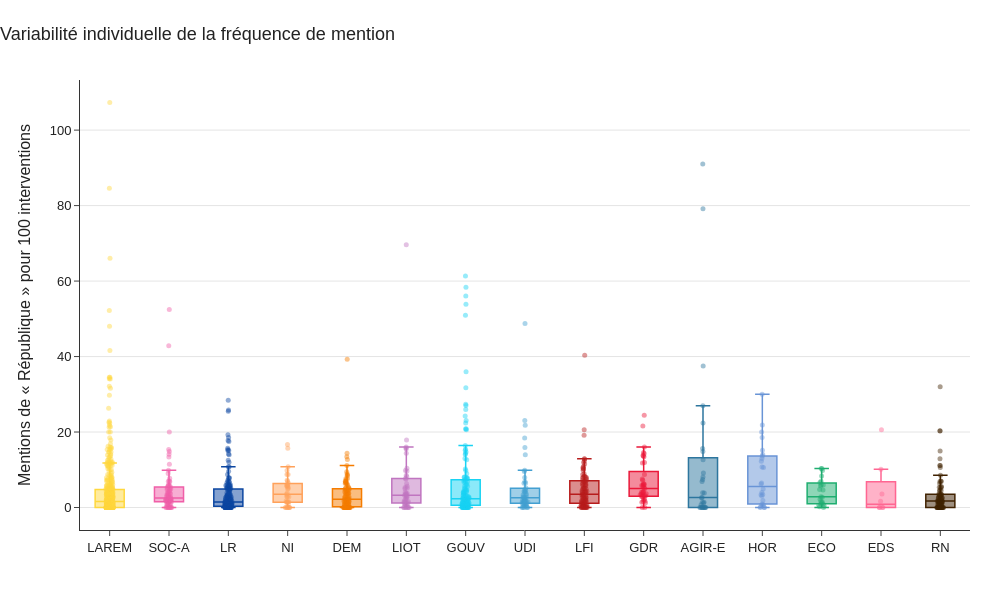

Notebook code cell kept with this figure:
### Code cell
import plotly.express as px

fig = px.box(
    d,
    x="affiliation_et_gouv",
    y="mentions_100_interventions",
    color="affiliation_et_gouv",
    # Points individuels
    points="all",
    hover_name="nom_orateur_clean",
    hover_data={
        "affiliation_et_gouv": False,
        "interventions": True,
        "mentions": True,
        "mentions_100_interventions": ":.2f",
    },
    color_discrete_map=PALETTE_GROUPES,
    labels={
        "affiliation_et_gouv": "",
        "mentions_100_interventions": "Mentions de « République » pour 100 interventions",
    },
    title="Variabilité individuelle de la fréquence de mention",
)

fig.update_traces(
    # Box
    line=dict(width=1.5),
    # Points
    jitter=0.25,
    pointpos=0,
    marker=dict(size=5, opacity=0.45, line=dict(width=0)),
    # Afficher les valeurs extrêmes
    boxmean=False,
)

fig.update_layout(
    template="simple_white",
    # Dimensions
    width=1000,
    height=600,
    # Typographie
    font=dict(family="Arial", size=13, color="#222222"),
    title=dict(font=dict(size=18, color="#222222"), x=0, xanchor="left"),
    # Axes
    xaxis=dict(
        showline=True,
        linewidth=1,
        linecolor="#333333",
        mirror=False,
        ticks="outside",
        ticklen=5,
        tickwidth=1,
        showgrid=False,
        zeroline=False,
    ),
    yaxis=dict(
        showline=True,
        linewidth=1,
        linecolor="#333333",
        ticks="outside",
        ticklen=5,
        tickwidth=1,
        showgrid=True,
        gridcolor="#E5E5E5",
        gridwidth=1,
        zeroline=False,
    ),
    # Légende inutile puisqu'elle répète l'axe X
    showlegend=False,
    # Marges
    margin=dict(l=80, r=30, t=80, b=70),
)

fig.show()

### Figure 1 — Plotly figure (JSON) as saved in the notebook; plotly's stock layout.template omitted (floating-point values rounded to 4 significant figures; data arrays with more than 128 entries replaced by an {"elided": "..."} marker saying what was removed)
{"data": [{"alignmentgroup": "True", "boxmean": false, "boxpoints": "all", "customdata": {"elided": "422x2 int values"}, "hovertemplate": "<b>%{hovertext}</b><br><br>Mentions de « République » pour 100 interventions=%{y:.2f}<br>interventions=%{customdata[0]}<br>mentions=%{customdata[1]}<extra></extra>", "hovertext": {"elided": "422 str values"}, "jitter": 0.25, "legendgroup": "LAREM", "line": {"width": 1.5}, "marker": {"color": "#FFD83E", "line": {"width": 0}, "opacity": 0.45, "size": 5}, "name": "LAREM", "notched": false, "offsetgroup": "LAREM", "orientation": "v", "pointpos": 0, "showlegend": true, "type": "box", "x": {"elided": "422 str values"}, "x0": " ", "xaxis": "x", "y": {"elided": "422 float values"}, "y0": " ", "yaxis": "y"}, {"alignmentgroup": "True", "boxmean": false, "boxpoints": "all", "customdata": {"elided": "75x2 int values"}, "hovertemplate": "<b>%{hovertext}</b><br><br>Mentions de « République » pour 100 interventions=%{y:.2f}<br>interventions=%{customdata[0]}<br>mentions=%{customdata[1]}<extra></extra>", "hovertext": ["M. Alain David", "Mme Laurence Dumont", "M. Jérôme Guedj", "M. David Habib", "M. Jérôme Lambert", "M. Christophe Bouillon", "M. Olivier Dussopt", "M. Régis Juanico", "M. Guillaume Garot", "M. Christian Hutin", "Mme Marietta Karamanli", "Mme George Pau-Langevin", "Mme Delphine Batho", "M. Serge Letchimy", "M. Hervé Saulignac", "Mme Michèle Victory", "Mme Claudia Rouaux", "Mme Marie-Noëlle Battistel", "M. Bertrand Petit", "M. François Pupponi", "M. Luc Carvounas", "Mme Gisèle Biémouret", "M. Stéphane Le Foll", "M. Jean-Louis Bricout", "M. Dominique Potier", "M. Joaquim Pueyo", "Mme Christine Pires Beaune", "Mme Cécile Untermaier", "Mme Sylvie Tolmont", "M. Olivier Faure", "Mme Valérie Rabault", "Mme Ericka Bareigts", "M. Joël Aviragnet", "M. Christian Baptiste", "Mme Hélène Vainqueur-Christophe", "M. Philippe Naillet", "Mme Chantal Jourdan", "M. Boris Vallaud", "Mme Josette Manin", "M. Gérard Leseul", "Mme Isabelle Santiago", "Mme Lamia El Aaraje", "M. Arthur Delaporte", "M. Philippe Brun", "Mme Mélanie Thomin", "M. Mickaël Bouloux", "Mme Anna Pic", "M. Roger Vicot", "M. Inaki Echaniz", "Mme Fatiha Keloua Hachi", "M. Stéphane Delautrette", "M. Elie Califer", "M. Johnny Hajjar", "M. Alain David", "M. Boris Vallaud", "M. Christian Hutin", "M. David Habib", "M. Dominique Potier", "M. Guillaume Garot", "M. Gérard Leseul", "M. Hervé Saulignac", "M. Jean-Louis Bricout", "M. Joël Aviragnet", "M. Philippe Naillet", "Mme Chantal Jourdan", "Mme Christine Pires Beaune", "Mme Cécile Untermaier", "Mme Isabelle Santiago", "Mme Lamia El Aaraje", "Mme Laurence Dumont", "Mme Marie-Noëlle Battistel", "Mme Marietta Karamanli", "Mme Michèle Victory", "Mme Sylvie Tolmont", "Mme Valérie Rabault"], "jitter": 0.25, "legendgroup": "SOC-A", "line": {"width": 1.5}, "marker": {"color": "#F05FA8", "line": {"width": 0}, "opacity": 0.45, "size": 5}, "name": "SOC-A", "notched": false, "offsetgroup": "SOC-A", "orientation": "v", "pointpos": 0, "showlegend": true, "type": "box", "x": ["SOC-A", "SOC-A", "SOC-A", "SOC-A", "SOC-A", "SOC-A", "SOC-A", "SOC-A", "SOC-A", "SOC-A", "SOC-A", "SOC-A", "SOC-A", "SOC-A", "SOC-A", "SOC-A", "SOC-A", "SOC-A", "SOC-A", "SOC-A", "SOC-A", "SOC-A", "SOC-A", "SOC-A", "SOC-A", "SOC-A", "SOC-A", "SOC-A", "SOC-A", "SOC-A", "SOC-A", "SOC-A", "SOC-A", "SOC-A", "SOC-A", "SOC-A", "SOC-A", "SOC-A", "SOC-A", "SOC-A", "SOC-A", "SOC-A", "SOC-A", "SOC-A", "SOC-A", "SOC-A", "SOC-A", "SOC-A", "SOC-A", "SOC-A", "SOC-A", "SOC-A", "SOC-A", "SOC-A", "SOC-A", "SOC-A", "SOC-A", "SOC-A", "SOC-A", "SOC-A", "SOC-A", "SOC-A", "SOC-A", "SOC-A", "SOC-A", "SOC-A", "SOC-A", "SOC-A", "SOC-A", "SOC-A", "SOC-A", "SOC-A", "SOC-A", "SOC-A", "SOC-A"], "x0": " ", "xaxis": "x", "y": [2.913, 0.8757, 3.272, 2.047, 0.3891, 5.018, 0.9901, 1.481, 1.656, 3.162, 4.754, 6.991, 1.859, 15.35, 6.041, 9.028, 2.174, 0.7634, 5.263, 3.295, 5.556, 2.381, 0.0, 0.612, 7.78, 5.528, 1.591, 4.393, 2.521, 5.906, 2.763, 0.8902, 1.46, 1.77, 2.5, 2.055, 1.408, 9.892, 6.977, 3.597, 5.797, 42.86, 3.857, 3.704, 2.804, 1.923, 1.77, 4.167, 1.977, 4.516, 1.961, 13.39, 20.0, 14.81, 1.418, 0.0, 2.041, 6.818, 0.0, 2.37, 11.43, 1.63, 2.083, 3.704, 0.0, 0.0, 14.1, 0.0, 52.45, 0.0, 0.0, 5.0, 0.0, 2.326, 1.961], "y0": " ", "yaxis": "y"}, {"alignmentgroup": "True", "boxmean": false, "boxpoints": "all", "customdata": {"elided": "175x2 int values"}, "hovertemplate": "<b>%{hovertext}</b><br><br>Mentions de « République » pour 100 interventions=%{y:.2f}<br>interventions=%{customdata[0]}<br>mentions=%{customdata[1]}<extra></extra>", "hovertext": {"elided": "175 str values"}, "jitter": 0.25, "legendgroup": "LR", "line": {"width": 1.5}, "marker": {"color": "#0D47A1", "line": {"width": 0}, "opacity": 0.45, "size": 5}, "name": "LR", "notched": false, "offsetgroup": "LR", "orientation": "v", "pointpos": 0, "showlegend": true, "type": "box", "x": {"elided": "175 str values"}, "x0": " ", "xaxis": "x", "y": {"elided": "175 float values"}, "y0": " ", "yaxis": "y"}, {"alignmentgroup": "True", "boxmean": false, "boxpoints": "all", "customdata": [[726, 71], [574, 10], [39, 2], [513, 25], [154, 9], [65, 1], [123, 0], [89, 5], [350, 21], [159, 25], [57, 5], [37, 4], [722, 11], [127, 0], [141, 2], [195, 2], [30, 5], [43, 3], [184, 10], [26, 1], [35, 1], [152, 0], [166, 12], [67, 1], [34, 2], [89, 0], [57, 5], [73, 1], [77, 5], [104, 0], [28, 0], [57, 2], [35, 1], [36, 0], [104, 3]], "hovertemplate": "<b>%{hovertext}</b><br><br>Mentions de « République » pour 100 interventions=%{y:.2f}<br>interventions=%{customdata[0]}<br>mentions=%{customdata[1]}<extra></extra>", "hovertext": ["M. Nicolas Dupont-Aignan", "M. Jean Lassalle", "Mme Véronique Besse", "Mme Delphine Batho", "Mme Sylvia Pinel", "M. Olivier Falorni", "Mme Jeanine Dubié", "Mme Delphine Bagarry", "M. Michel Castellani", "M. Jean-Félix Acquaviva", "M. Paul-André Colombani", "M. Sébastien Nadot", "Mme Emmanuelle Ménard", "M. Matthieu Orphelin", "Mme Émilie Cariou", "Mme Agnès Thill", "M. José Evrard", "M. Aurélien Taché", "M. M'jid El Guerrab", "Mme Paula Forteza", "M. Joachim Son-Forget", "Mme Albane Gaillot", "Mme Marie-France Lorho", "M. Guillaume Chiche", "M. Cédric Villani", "Mme Martine Wonner", "M. Hubert Julien-Laferrière", "M. Guillaume Chiche", "M. Nicolas Dupont-Aignan", "Mme Albane Gaillot", "Mme Delphine Bagarry", "Mme Delphine Batho", "Mme Marie-France Lorho", "Mme Martine Wonner", "Mme Émilie Cariou"], "jitter": 0.25, "legendgroup": "NI", "line": {"width": 1.5}, "marker": {"color": "#FFA15A", "line": {"width": 0}, "opacity": 0.45, "size": 5}, "name": "NI", "notched": false, "offsetgroup": "NI", "orientation": "v", "pointpos": 0, "showlegend": true, "type": "box", "x": ["NI", "NI", "NI", "NI", "NI", "NI", "NI", "NI", "NI", "NI", "NI", "NI", "NI", "NI", "NI", "NI", "NI", "NI", "NI", "NI", "NI", "NI", "NI", "NI", "NI", "NI", "NI", "NI", "NI", "NI", "NI", "NI", "NI", "NI", "NI"], "x0": " ", "xaxis": "x", "y": [9.78, 1.742, 5.128, 4.873, 5.844, 1.538, 0.0, 5.618, 6.0, 15.72, 8.772, 10.81, 1.524, 0.0, 1.418, 1.026, 16.67, 6.977, 5.435, 3.846, 2.857, 0.0, 7.229, 1.493, 5.882, 0.0, 8.772, 1.37, 6.494, 0.0, 0.0, 3.509, 2.857, 0.0, 2.885], "y0": " ", "yaxis": "y"}, {"alignmentgroup": "True", "boxmean": false, "boxpoints": "all", "customdata": {"elided": "97x2 int values"}, "hovertemplate": "<b>%{hovertext}</b><br><br>Mentions de « République » pour 100 interventions=%{y:.2f}<br>interventions=%{customdata[0]}<br>mentions=%{customdata[1]}<extra></extra>", "hovertext": ["M. Michel Fanget", "M. Philippe Vigier", "M. François Pupponi", "M. Olivier Falorni", "Mme Marielle de Sarnez", "M. Mohamed Laqhila", "M. Christophe Blanchet", "Mme Nadia Essayan", "M. Christophe Jerretie", "M. Jean-Pierre Cubertafon", "M. Philippe Berta", "M. Jean-Luc Lagleize", "M. Erwan Balanant", "Mme Sophie Mette", "Mme Sabine Thillaye", "Mme Élodie Jacquier-Laforge", "Mme Geneviève Darrieussecq", "M. Fabien Lainé", "M. Marc Fesneau", "M. Stéphane Baudu", "Mme Sarah El Haïry", "M. Luc Geismar", "Mme Sandrine Josso", "M. Richard Ramos", "M. Philippe Bolo", "M. Laurent Garcia", "Mme Géraldine Bannier", "M. Brahim Hammouche", "M. Jimmy Pahun", "Mme Perrine Goulet", "Mme Marguerite Deprez-Audebert", "M. Bruno Duvergé", "Mme Laurence Vichnievsky", "Mme Josy Poueyto", "M. Jean-Paul Mattei", "M. Sylvain Waserman", "Mme Florence Lasserre-David", "M. Vincent Bru", "Mme Nathalie Elimas", "M. David Corceiro", "Mme Justine Benin", "M. Max Mathiasin", "M. Frédéric Petit", "Mme Maud Petit", "Mme Blandine Brocard", "M. Patrick Mignola", "Mme Aude Luquet", "M. Jean-Louis Bourlanges", "M. Philippe Michel-Kleisbauer", "Mme Isabelle Florennes", "Mme Maud Gatel", "M. Jean-Noël Barrot", "Mme Michèle de Vaucouleurs", "M. Bruno Millienne", "M. Philippe Latombe", "M. Patrick Loiseau", "M. Nicolas Turquois", "M. Bruno Fuchs", "M. Cyrille Isaac-Sibille", "M. Romain Daubié", "M. Mickaël Cosson", "Mme Anne-Laure Babault", "M. Laurent Croizier", "M. Laurent Esquenet-Goxes", "M. Frédéric Zgainski", "M. Emmanuel Mandon", "Mme Mathilde Desjonquères", "Mme Delphine Lingemann", "Mme Louise Morel", "M. Hubert Ott", "M. Éric Martineau", "Mme Marina Ferrari", "M. Pascal Lecamp", "Mme Estelle Folest", "Mme Anne Bergantz", "M. Bruno Millienne", "M. Christophe Blanchet", "M. Christophe Jerretie", "M. Cyrille Isaac-Sibille", "M. Erwan Balanant", "M. François Pupponi", "M. Jean-Louis Bourlanges", "M. Jean-Paul Mattei", "M. Jimmy Pahun", "M. Mohamed Laqhila", "M. Nicolas Turquois", "M. Philippe Berta", "M. Philippe Latombe", "M. Philippe Vigier", "Mme Blandine Brocard", "Mme Frédérique Tuffnell", "Mme Géraldine Bannier", "Mme Laurence Vichnievsky", "Mme Maud Petit", "Mme Michèle de Vaucouleurs", "Mme Perrine Goulet", "Mme Sophie Mette"], "jitter": 0.25, "legendgroup": "DEM", "line": {"width": 1.5}, "marker": {"color": "#F57C00", "line": {"width": 0}, "opacity": 0.45, "size": 5}, "name": "DEM", "notched": false, "offsetgroup": "DEM", "orientation": "v", "pointpos": 0, "showlegend": true, "type": "box", "x": ["DEM", "DEM", "DEM", "DEM", "DEM", "DEM", "DEM", "DEM", "DEM", "DEM", "DEM", "DEM", "DEM", "DEM", "DEM", "DEM", "DEM", "DEM", "DEM", "DEM", "DEM", "DEM", "DEM", "DEM", "DEM", "DEM", "DEM", "DEM", "DEM", "DEM", "DEM", "DEM", "DEM", "DEM", "DEM", "DEM", "DEM", "DEM", "DEM", "DEM", "DEM", "DEM", "DEM", "DEM", "DEM", "DEM", "DEM", "DEM", "DEM", "DEM", "DEM", "DEM", "DEM", "DEM", "DEM", "DEM", "DEM", "DEM", "DEM", "DEM", "DEM", "DEM", "DEM", "DEM", "DEM", "DEM", "DEM", "DEM", "DEM", "DEM", "DEM", "DEM", "DEM", "DEM", "DEM", "DEM", "DEM", "DEM", "DEM", "DEM", "DEM", "DEM", "DEM", "DEM", "DEM", "DEM", "DEM", "DEM", "DEM", "DEM", "DEM", "DEM", "DEM", "DEM", "DEM", "DEM", "DEM"], "x0": " ", "xaxis": "x", "y": [3.333, 4.424, 13.43, 6.944, 1.099, 1.617, 0.0, 6.098, 0.0, 1.818, 0.0, 6.061, 1.531, 3.804, 1.205, 2.85, 0.0, 0.0, 6.944, 0.0, 8.475, 4.762, 2.381, 1.553, 1.143, 7.368, 4.781, 11.14, 0.432, 3.68, 2.985, 0.0, 7.672, 1.98, 2.469, 1.647, 2.128, 4.142, 0.3012, 2.326, 6.486, 5.455, 2.524, 5.143, 4.626, 8.951, 1.06, 6.383, 4.717, 14.38, 0.0, 4.511, 2.506, 0.6274, 0.6383, 3.704, 3.07, 2.032, 0.8439, 0.7576, 3.704, 0.0, 1.189, 3.75, 0.0, 9.474, 0.0, 6.542, 0.4444, 39.29, 2.532, 0.9346, 2.158, 0.0, 8.571, 0.3976, 0.0, 0.0, 0.0, 3.704, 6.757, 7.692, 1.695, 0.0, 0.0, 1.724, 0.0, 0.0, 0.0, 4.938, 0.0, 0.0, 12.73, 5.128, 0.0, 5.263, 0.0], "y0": " ", "yaxis": "y"}, {"alignmentgroup": "True", "boxmean": false, "boxpoints": "all", "customdata": [[319, 20], [31, 0], [276, 8], [44, 0], [59, 0], [761, 23], [757, 40], [399, 9], [81, 4], [1011, 41], [108, 4], [919, 13], [79, 55], [714, 70], [434, 8], [1173, 15], [453, 65], [327, 28], [77, 8], [46, 0], [59, 2], [142, 8], [109, 4], [71, 11], [285, 22], [125, 1], [292, 4], [176, 2], [153, 5], [110, 1], [128, 0], [267, 10], [125, 2], [112, 20], [2136, 54], [97, 8], [210, 1], [303, 3], [37, 0], [25, 4], [42, 0], [176, 3], [98, 5], [38, 6], [36, 1], [40, 3], [114, 11]], "hovertemplate": "<b>%{hovertext}</b><br><br>Mentions de « République » pour 100 interventions=%{y:.2f}<br>interventions=%{customdata[0]}<br>mentions=%{customdata[1]}<extra></extra>", "hovertext": ["M. Jean Lassalle", "M. Pierre Morel-À-L'Huissier", "M. Yannick Favennec Becot", "M. Guy Bricout", "M. Jean-Luc Warsmann", "M. Philippe Vigier", "M. Bertrand Pancher", "Mme Sylvia Pinel", "M. Jean-Michel Clément", "M. François Pupponi", "M. Jean-Louis Bricout", "M. François-Michel Lambert", "M. Olivier Falorni", "M. Paul Molac", "Mme Jeanine Dubié", "M. Michel Castellani", "M. Jean-Félix Acquaviva", "M. Paul-André Colombani", "M. Benoit Simian", "M. Matthieu Orphelin", "Mme Jennifer De Temmerman", "Mme Béatrice Descamps", "M. Olivier Serva", "M. Max Mathiasin", "M. M'jid El Guerrab", "Mme Nathalie Bassire", "Mme Frédérique Dumas", "M. Christophe Naegelen", "Mme Martine Wonner", "M. Laurent Panifous", "M. David Taupiac", "M. Benjamin Saint-Huile", "M. Stéphane Lenormand", "Mme Estelle Youssouffa", "M. Charles de Courson", "M. Bertrand Pancher", "M. Charles de Courson", "M. François-Michel Lambert", "M. Jean Lassalle", "M. Jean-Félix Acquaviva", "M. Jean-Michel Clément", "M. Michel Castellani", "M. Paul Molac", "Mme Frédérique Dumas", "Mme Jennifer De Temmerman", "Mme Martine Wonner", "Mme Sylvia Pinel"], "jitter": 0.25, "legendgroup": "LIOT", "line": {"width": 1.5}, "marker": {"color": "#C075C0", "line": {"width": 0}, "opacity": 0.45, "size": 5}, "name": "LIOT", "notched": false, "offsetgroup": "LIOT", "orientation": "v", "pointpos": 0, "showlegend": true, "type": "box", "x": ["LIOT", "LIOT", "LIOT", "LIOT", "LIOT", "LIOT", "LIOT", "LIOT", "LIOT", "LIOT", "LIOT", "LIOT", "LIOT", "LIOT", "LIOT", "LIOT", "LIOT", "LIOT", "LIOT", "LIOT", "LIOT", "LIOT", "LIOT", "LIOT", "LIOT", "LIOT", "LIOT", "LIOT", "LIOT", "LIOT", "LIOT", "LIOT", "LIOT", "LIOT", "LIOT", "LIOT", "LIOT", "LIOT", "LIOT", "LIOT", "LIOT", "LIOT", "LIOT", "LIOT", "LIOT", "LIOT", "LIOT"], "x0": " ", "xaxis": "x", "y": [6.27, 0.0, 2.899, 0.0, 0.0, 3.022, 5.284, 2.256, 4.938, 4.055, 3.704, 1.415, 69.62, 9.804, 1.843, 1.279, 14.35, 8.563, 10.39, 0.0, 3.39, 5.634, 3.67, 15.49, 7.719, 0.8, 1.37, 1.136, 3.268, 0.9091, 0.0, 3.745, 1.6, 17.86, 2.528, 8.247, 0.4762, 0.9901, 0.0, 16.0, 0.0, 1.705, 5.102, 15.79, 2.778, 7.5, 9.649], "y0": " ", "yaxis": "y"}, {"alignmentgroup": "True", "boxmean": false, "boxpoints": "all", "customdata": {"elided": "135x2 int values"}, "hovertemplate": "<b>%{hovertext}</b><br><br>Mentions de « République » pour 100 interventions=%{y:.2f}<br>interventions=%{customdata[0]}<br>mentions=%{customdata[1]}<extra></extra>", "hovertext": {"elided": "135 str values"}, "jitter": 0.25, "legendgroup": "GOUV", "line": {"width": 1.5}, "marker": {"color": "#19d3f3", "line": {"width": 0}, "opacity": 0.45, "size": 5}, "name": "GOUV", "notched": false, "offsetgroup": "GOUV", "orientation": "v", "pointpos": 0, "showlegend": true, "type": "box", "x": {"elided": "135 str values"}, "x0": " ", "xaxis": "x", "y": {"elided": "135 float values"}, "y0": " ", "yaxis": "y"}, {"alignmentgroup": "True", "boxmean": false, "boxpoints": "all", "customdata": [[97, 2], [195, 8], [173, 1], [107, 5], [323, 9], [117, 3], [408, 2], [157, 1], [364, 6], [39, 9], [1076, 171], [234, 4], [575, 3], [560, 18], [1843, 6], [177, 2], [37, 1], [879, 46], [123, 60], [409, 6], [215, 30], [63, 5], [384, 38], [289, 13], [156, 3], [563, 9], [410, 6], [210, 3], [249, 5], [343, 22], [230, 22], [123, 8], [43, 0], [97, 4], [525, 19], [99, 1], [189, 13], [25, 0], [873, 10], [59, 2], [38, 7], [55, 12], [74, 2], [162, 7], [35, 1], [28, 0], [187, 3], [35, 0], [134, 0], [47, 1], [107, 1]], "hovertemplate": "<b>%{hovertext}</b><br><br>Mentions de « République » pour 100 interventions=%{y:.2f}<br>interventions=%{customdata[0]}<br>mentions=%{customdata[1]}<extra></extra>", "hovertext": ["M. Maurice Leroy", "M. Pierre Morel-À-L'Huissier", "M. Yannick Favennec Becot", "M. Stéphane Demilly", "M. Michel Zumkeller", "M. Antoine Herth", "M. Francis Vercamer", "M. Guy Bricout", "Mme Agnès Firmin Le Bodo", "M. Yves Jégo", "M. Jean-Christophe Lagarde", "M. Jean-Luc Warsmann", "Mme Laure de La Raudière", "M. Philippe Vigier", "M. Thierry Benoit", "M. Bertrand Pancher", "M. Franck Riester", "M. Pascal Brindeau", "M. Philippe Gomès", "M. Paul Christophe", "M. Olivier Becht", "M. Grégory Labille", "M. Meyer Habib", "Mme Maina Sage", "M. Vincent Ledoux", "Mme Sophie Auconie", "Mme Lise Magnier", "Mme Valérie Six", "Mme Agnès Thill", "Mme Béatrice Descamps", "M. Philippe Dunoyer", "Mme Nicole Sanquer", "M. Joachim Son-Forget", "Mme Frédérique Dumas", "M. Christophe Naegelen", "Mme Patricia Lemoine", "M. Pierre-Yves Bournazel", "Mme Sophie Métadier", "M. Charles de Courson", "M. Christophe Naegelen", "M. Jean-Christophe Lagarde", "M. Meyer Habib", "M. Michel Zumkeller", "M. Pascal Brindeau", "M. Philippe Gomès", "M. Pierre Morel-À-L'Huissier", "M. Thierry Benoit", "M. Yannick Favennec Becot", "Mme Agnès Thill", "Mme Béatrice Descamps", "Mme Valérie Six"], "jitter": 0.25, "legendgroup": "UDI", "line": {"width": 1.5}, "marker": {"color": "#439FD1", "line": {"width": 0}, "opacity": 0.45, "size": 5}, "name": "UDI", "notched": false, "offsetgroup": "UDI", "orientation": "v", "pointpos": 0, "showlegend": true, "type": "box", "x": ["UDI", "UDI", "UDI", "UDI", "UDI", "UDI", "UDI", "UDI", "UDI", "UDI", "UDI", "UDI", "UDI", "UDI", "UDI", "UDI", "UDI", "UDI", "UDI", "UDI", "UDI", "UDI", "UDI", "UDI", "UDI", "UDI", "UDI", "UDI", "UDI", "UDI", "UDI", "UDI", "UDI", "UDI", "UDI", "UDI", "UDI", "UDI", "UDI", "UDI", "UDI", "UDI", "UDI", "UDI", "UDI", "UDI", "UDI", "UDI", "UDI", "UDI", "UDI"], "x0": " ", "xaxis": "x", "y": [2.062, 4.103, 0.578, 4.673, 2.786, 2.564, 0.4902, 0.6369, 1.648, 23.08, 15.89, 1.709, 0.5217, 3.214, 0.3256, 1.13, 2.703, 5.233, 48.78, 1.467, 13.95, 7.937, 9.896, 4.498, 1.923, 1.599, 1.463, 1.429, 2.008, 6.414, 9.565, 6.504, 0.0, 4.124, 3.619, 1.01, 6.878, 0.0, 1.145, 3.39, 18.42, 21.82, 2.703, 4.321, 2.857, 0.0, 1.604, 0.0, 0.0, 2.128, 0.9346], "y0": " ", "yaxis": "y"}, {"alignmentgroup": "True", "boxmean": false, "boxpoints": "all", "customdata": {"elided": "94x2 int values"}, "hovertemplate": "<b>%{hovertext}</b><br><br>Mentions de « République » pour 100 interventions=%{y:.2f}<br>interventions=%{customdata[0]}<br>mentions=%{customdata[1]}<extra></extra>", "hovertext": ["M. Jean-Luc Mélenchon", "Mme Élisa Martin", "Mme Clémentine Autain", "M. Jean-Philippe Nilor", "Mme Bénédicte Taurine", "M. Michel Larive", "M. Loïc Prud'homme", "Mme Muriel Ressiguier", "Mme Caroline Fiat", "M. Adrien Quatennens", "M. Ugo Bernalicis", "M. Bastien Lachaud", "Mme Mathilde Panot", "M. Jean-Hugues Ratenon", "M. Éric Coquerel", "M. Alexis Corbière", "Mme Sabine Rubin", "Mme Danièle Obono", "M. François Ruffin", "Mme Sophia Chikirou", "Mme Sarah Legrain", "M. Léo Walter", "M. Laurent Alexandre", "M. Manuel Bompard", "M. Hendrik Davi", "M. Sébastien Delogu", "Mme Murielle Lepvraud", "Mme Catherine Couturier", "Mme Pascale Martin", "M. Michel Sala", "M. Hadrien Clouet", "Mme Anne Stambach-Terrenoir", "M. François Piquemal", "M. Christophe Bex", "Mme Nathalie Oziol", "M. Sébastien Rome", "M. Sylvain Carrière", "M. Frédéric Mathieu", "Mme Mathilde Hignet", "Mme Andrée Taurinya", "M. Andy Kerbrat", "Mme Ségolène Amiot", "M. Matthias Tavel", "Mme Charlotte Leduc", "Mme Martine Etienne", "M. David Guiraud", "Mme Marianne Maximi", "M. Emmanuel Fernandes", "M. Gabriel Amard", "M. Idir Boumertit", "M. Rodrigo Arenas", "Mme Élise Leboucher", "M. Jean-François Coulomme", "Mme Aurélie Trouvé", "Mme Alma Dufour", "Mme Nadège Abomangoli", "M. Jérôme Legavre", "Mme Clémence Guetté", "M. Louis Boyard", "M. Damien Maudet", "Mme Rachel Keke", "Mme Ersilia Soudais", "Mme Manon Meunier", "M. Maxime Laisney", "M. Florian Chauche", "Mme Farida Amrani", "M. Paul Vannier", "M. Carlos Martens Bilongo", "M. Arnaud Le Gall", "M. William Martinet", "M. Antoine Léaument", "Mme Karen Erodi", "M. Aurélien Saintoul", "Mme Danielle Simonnet", "M. Thomas Portes", "M. Perceval Gaillard", "M. Aymeric Caron", "Mme Raquel Garrido", "M. René Pilato", "M. Adrien Quatennens", "M. Alexis Corbière", "M. Bastien Lachaud", "M. François Ruffin", "M. Jean-Hugues Ratenon", "M. Jean-Luc Mélenchon", "M. Loïc Prud'homme", "M. Michel Larive", "M. Ugo Bernalicis", "M. Éric Coquerel", "Mme Bénédicte Taurine", "Mme Caroline Fiat", "Mme Danièle Obono", "Mme Mathilde Panot", "Mme Sabine Rubin"], "jitter": 0.25, "legendgroup": "LFI", "line": {"width": 1.5}, "marker": {"color": "#B71C1C", "line": {"width": 0}, "opacity": 0.45, "size": 5}, "name": "LFI", "notched": false, "offsetgroup": "LFI", "orientation": "v", "pointpos": 0, "showlegend": true, "type": "box", "x": ["LFI", "LFI", "LFI", "LFI", "LFI", "LFI", "LFI", "LFI", "LFI", "LFI", "LFI", "LFI", "LFI", "LFI", "LFI", "LFI", "LFI", "LFI", "LFI", "LFI", "LFI", "LFI", "LFI", "LFI", "LFI", "LFI", "LFI", "LFI", "LFI", "LFI", "LFI", "LFI", "LFI", "LFI", "LFI", "LFI", "LFI", "LFI", "LFI", "LFI", "LFI", "LFI", "LFI", "LFI", "LFI", "LFI", "LFI", "LFI", "LFI", "LFI", "LFI", "LFI", "LFI", "LFI", "LFI", "LFI", "LFI", "LFI", "LFI", "LFI", "LFI", "LFI", "LFI", "LFI", "LFI", "LFI", "LFI", "LFI", "LFI", "LFI", "LFI", "LFI", "LFI", "LFI", "LFI", "LFI", "LFI", "LFI", "LFI", "LFI", "LFI", "LFI", "LFI", "LFI", "LFI", "LFI", "LFI", "LFI", "LFI", "LFI", "LFI", "LFI", "LFI", "LFI"], "x0": " ", "xaxis": "x", "y": [12.4, 3.232, 8.279, 0.0, 6.091, 8.262, 1.489, 6.957, 1.622, 5.714, 2.607, 10.59, 8.963, 5.0, 6.091, 12.02, 10.93, 4.076, 3.315, 0.624, 0.3546, 5.021, 6.667, 0.7712, 0.0, 4.969, 4.348, 1.799, 2.083, 4.0, 1.259, 0.0, 8.763, 2.679, 0.4796, 10.17, 2.02, 1.319, 0.0, 5.252, 7.917, 0.6067, 1.472, 9.89, 0.0, 2.439, 12.84, 2.778, 2.073, 0.0, 6.452, 1.099, 2.222, 1.431, 0.0, 7.965, 0.0, 0.9615, 2.838, 3.535, 3.448, 12.9, 0.5495, 1.034, 0.0, 0.3704, 7.225, 5.769, 1.476, 3.947, 10.3, 0.0, 3.406, 7.517, 6.25, 19.12, 6.897, 4.127, 2.899, 4.0, 40.33, 7.895, 0.3953, 2.0, 20.63, 0.5525, 5.263, 4.326, 11.54, 0.0, 0.5871, 4.483, 7.95, 7.059], "y0": " ", "yaxis": "y"}, {"alignmentgroup": "True", "boxmean": false, "boxpoints": "all", "customdata": [[2316, 96], [5130, 80], [163, 5], [717, 44], [250, 7], [310, 67], [594, 80], [2341, 48], [4211, 213], [900, 28], [1712, 72], [153, 21], [34, 4], [66, 5], [125, 20], [2815, 247], [1347, 71], [1183, 43], [5485, 319], [252, 15], [360, 8], [89, 5], [84, 10], [28, 4], [33, 1], [110, 7], [141, 0], [283, 10], [215, 3], [99, 4], [151, 22], [204, 6], [115, 2], [215, 0], [536, 18], [315, 4], [160, 22], [226, 9], [83, 6], [50, 3], [135, 33]], "hovertemplate": "<b>%{hovertext}</b><br><br>Mentions de « République » pour 100 interventions=%{y:.2f}<br>interventions=%{customdata[0]}<br>mentions=%{customdata[1]}<extra></extra>", "hovertext": ["M. André Chassaigne", "M. Jean-Paul Lecoq", "Mme Huguette Bello", "M. Nicolas Sansu", "M. Jean-Philippe Nilor", "M. Gabriel Serville", "Mme Marie-George Buffet", "M. Jean-Paul Dufrègne", "M. Pierre Dharréville", "M. Alain Bruneel", "M. Fabien Roussel", "Mme Soumya Bourouaha", "M. Jiovanny William", "Mme Manuéla Kéclard-Mondésir", "M. Moetai Brotherson", "M. Stéphane Peu", "Mme Elsa Faucillon", "M. Hubert Wulfranc", "M. Sébastien Jumel", "Mme Karine Lebon", "M. Yannick Monnet", "M. Jean-Marc Tellier", "M. Tematai Le Gayic", "M. Steve Chailloux", "Mme Mereana Reid Arbelot", "M. Marcellin Nadeau", "M. Jean-Victor Castor", "M. Davy Rimane", "Mme Emeline K/Bidi", "M. Frédéric Maillot", "M. Alain Bruneel", "M. André Chassaigne", "M. Hubert Wulfranc", "M. Jean-Paul Dufrègne", "M. Jean-Paul Lecoq", "M. Pierre Dharréville", "M. Stéphane Peu", "M. Sébastien Jumel", "Mme Elsa Faucillon", "Mme Karine Lebon", "Mme Marie-George Buffet"], "jitter": 0.25, "legendgroup": "GDR", "line": {"width": 1.5}, "marker": {"color": "#ea193a", "line": {"width": 0}, "opacity": 0.45, "size": 5}, "name": "GDR", "notched": false, "offsetgroup": "GDR", "orientation": "v", "pointpos": 0, "showlegend": true, "type": "box", "x": ["GDR", "GDR", "GDR", "GDR", "GDR", "GDR", "GDR", "GDR", "GDR", "GDR", "GDR", "GDR", "GDR", "GDR", "GDR", "GDR", "GDR", "GDR", "GDR", "GDR", "GDR", "GDR", "GDR", "GDR", "GDR", "GDR", "GDR", "GDR", "GDR", "GDR", "GDR", "GDR", "GDR", "GDR", "GDR", "GDR", "GDR", "GDR", "GDR", "GDR", "GDR"], "x0": " ", "xaxis": "x", "y": [4.145, 1.559, 3.067, 6.137, 2.8, 21.61, 13.47, 2.05, 5.058, 3.111, 4.206, 13.73, 11.76, 7.576, 16.0, 8.774, 5.271, 3.635, 5.816, 5.952, 2.222, 5.618, 11.9, 14.29, 3.03, 6.364, 0.0, 3.534, 1.395, 4.04, 14.57, 2.941, 1.739, 0.0, 3.358, 1.27, 13.75, 3.982, 7.229, 6.0, 24.44], "y0": " ", "yaxis": "y"}, {"alignmentgroup": "True", "boxmean": false, "boxpoints": "all", "customdata": [[37, 3], [155, 4], [78, 3], [91, 0], [63, 17], [164, 2], [100, 0], [91, 0], [76, 17], [77, 3], [133, 1], [142, 13], [48, 18], [32, 5], [142, 18], [147, 2], [111, 101], [45, 0], [29, 2], [54, 4], [25, 0], [27, 4], [30, 0], [48, 38], [60, 0], [73, 1], [39, 0], [60, 0], [38, 1]], "hovertemplate": "<b>%{hovertext}</b><br><br>Mentions de « République » pour 100 interventions=%{y:.2f}<br>interventions=%{customdata[0]}<br>mentions=%{customdata[1]}<extra></extra>", "hovertext": ["M. Antoine Herth", "Mme Agnès Firmin Le Bodo", "Mme Laure de La Raudière", "M. Paul Christophe", "M. Olivier Becht", "Mme Maina Sage", "M. Vincent Ledoux", "Mme Annie Chapelier", "M. Christophe Euzet", "Mme Aina Kuric", "Mme Lise Magnier", "M. Dimitri Houbron", "Mme Valérie Petit", "M. Benoit Potterie", "M. M'jid El Guerrab", "Mme Patricia Lemoine", "M. Pierre-Yves Bournazel", "M. Antoine Herth", "M. Dimitri Houbron", "M. Loïc Kervran", "M. Luc Lamirault", "M. M'jid El Guerrab", "M. Paul Christophe", "M. Pierre-Yves Bournazel", "Mme Agnès Firmin Le Bodo", "Mme Annie Chapelier", "Mme Lise Magnier", "Mme Maina Sage", "Mme Valérie Petit"], "jitter": 0.25, "legendgroup": "AGIR-E", "line": {"width": 1.5}, "marker": {"color": "#2D769E", "line": {"width": 0}, "opacity": 0.45, "size": 5}, "name": "AGIR-E", "notched": false, "offsetgroup": "AGIR-E", "orientation": "v", "pointpos": 0, "showlegend": true, "type": "box", "x": ["AGIR-E", "AGIR-E", "AGIR-E", "AGIR-E", "AGIR-E", "AGIR-E", "AGIR-E", "AGIR-E", "AGIR-E", "AGIR-E", "AGIR-E", "AGIR-E", "AGIR-E", "AGIR-E", "AGIR-E", "AGIR-E", "AGIR-E", "AGIR-E", "AGIR-E", "AGIR-E", "AGIR-E", "AGIR-E", "AGIR-E", "AGIR-E", "AGIR-E", "AGIR-E", "AGIR-E", "AGIR-E", "AGIR-E"], "x0": " ", "xaxis": "x", "y": [8.108, 2.581, 3.846, 0.0, 26.98, 1.22, 0.0, 0.0, 22.37, 3.896, 0.7519, 9.155, 37.5, 15.62, 12.68, 1.361, 90.99, 0.0, 6.897, 7.407, 0.0, 14.81, 0.0, 79.17, 0.0, 1.37, 0.0, 0.0, 2.632], "y0": " ", "yaxis": "y"}, {"alignmentgroup": "True", "boxmean": false, "boxpoints": "all", "customdata": [[29, 1], [255, 0], [105, 21], [650, 1], [33, 5], [146, 1], [82, 4], [53, 1], [57, 7], [27, 5], [113, 7], [106, 1], [110, 15], [160, 17], [72, 0], [230, 15], [89, 3], [150, 1], [50, 15], [28, 3], [32, 7], [130, 0], [57, 8], [232, 7], [54, 7], [252, 10]], "hovertemplate": "<b>%{hovertext}</b><br><br>Mentions de « République » pour 100 interventions=%{y:.2f}<br>interventions=%{customdata[0]}<br>mentions=%{customdata[1]}<extra></extra>", "hovertext": ["Mme Agnès Firmin Le Bodo", "M. Thierry Benoit", "M. Laurent Marcangeli", "M. Paul Christophe", "M. Loïc Kervran", "M. Luc Lamirault", "M. Jean-Charles Larsonneur", "M. François Jolivet", "Mme Lise Magnier", "Mme Isabelle Rauch", "Mme Naïma Moutchou", "M. Vincent Thiébaut", "M. Philippe Pradal", "M. Jérémie Patrier-Leitus", "M. Christophe Plassard", "M. Henri Alfandari", "M. François Gernigon", "Mme Anne Le Hénanff", "Mme Félicie Gérard", "Mme Stéphanie Kochert", "M. Didier Lemaire", "Mme Anne-Cécile Violland", "Mme Agnès Carel", "Mme Marie-Agnès Poussier-Winsback", "Mme Béatrice Bellamy", "M. Frédéric Valletoux"], "jitter": 0.25, "legendgroup": "HOR", "line": {"width": 1.5}, "marker": {"color": "#6994D6", "line": {"width": 0}, "opacity": 0.45, "size": 5}, "name": "HOR", "notched": false, "offsetgroup": "HOR", "orientation": "v", "pointpos": 0, "showlegend": true, "type": "box", "x": ["HOR", "HOR", "HOR", "HOR", "HOR", "HOR", "HOR", "HOR", "HOR", "HOR", "HOR", "HOR", "HOR", "HOR", "HOR", "HOR", "HOR", "HOR", "HOR", "HOR", "HOR", "HOR", "HOR", "HOR", "HOR", "HOR"], "x0": " ", "xaxis": "x", "y": [3.448, 0.0, 20.0, 0.1538, 15.15, 0.6849, 4.878, 1.887, 12.28, 18.52, 6.195, 0.9434, 13.64, 10.62, 0.0, 6.522, 3.371, 0.6667, 30.0, 10.71, 21.88, 0.0, 14.04, 3.017, 12.96, 3.968], "y0": " ", "yaxis": "y"}, {"alignmentgroup": "True", "boxmean": false, "boxpoints": "all", "customdata": [[475, 7], [266, 1], [168, 8], [36, 3], [452, 30], [547, 31], [410, 9], [641, 10], [118, 1], [509, 1], [388, 38], [302, 18], [710, 9], [144, 10], [977, 28], [343, 2], [219, 13], [568, 5], [279, 0], [37, 1], [2541, 263], [108, 5], [281, 29]], "hovertemplate": "<b>%{hovertext}</b><br><br>Mentions de « République » pour 100 interventions=%{y:.2f}<br>interventions=%{customdata[0]}<br>mentions=%{customdata[1]}<extra></extra>", "hovertext": ["Mme Delphine Batho", "Mme Eva Sas", "M. Aurélien Taché", "M. Hubert Julien-Laferrière", "Mme Sophie Taillé-Polian", "Mme Marie Pochon", "M. Sébastien Peytavie", "Mme Christine Arrighi", "M. Nicolas Thierry", "M. Charles Fournier", "Mme Cyrielle Chatelain", "M. Jérémie Iordanoff", "Mme Julie Laernoes", "M. Jean-Claude Raux", "Mme Sandra Regol", "Mme Marie-Charlotte Garin", "M. Julien Bayou", "Mme Sandrine Rousseau", "Mme Lisa Belluco", "M. Karim Ben Cheikh", "M. Benjamin Lucas", "Mme Francesca Pasquini", "Mme Sabrina Sebaihi"], "jitter": 0.25, "legendgroup": "ECO", "line": {"width": 1.5}, "marker": {"color": "#1FAE70", "line": {"width": 0}, "opacity": 0.45, "size": 5}, "name": "ECO", "notched": false, "offsetgroup": "ECO", "orientation": "v", "pointpos": 0, "showlegend": true, "type": "box", "x": ["ECO", "ECO", "ECO", "ECO", "ECO", "ECO", "ECO", "ECO", "ECO", "ECO", "ECO", "ECO", "ECO", "ECO", "ECO", "ECO", "ECO", "ECO", "ECO", "ECO", "ECO", "ECO", "ECO"], "x0": " ", "xaxis": "x", "y": [1.474, 0.3759, 4.762, 8.333, 6.637, 5.667, 2.195, 1.56, 0.8475, 0.1965, 9.794, 5.96, 1.268, 6.944, 2.866, 0.5831, 5.936, 0.8803, 0.0, 2.703, 10.35, 4.63, 10.32], "y0": " ", "yaxis": "y"}, {"alignmentgroup": "True", "boxmean": false, "boxpoints": "all", "customdata": [[56, 2], [34, 7], [35, 0], [49, 0], [179, 3], [82, 0], [79, 8], [51, 0]], "hovertemplate": "<b>%{hovertext}</b><br><br>Mentions de « République » pour 100 interventions=%{y:.2f}<br>interventions=%{customdata[0]}<br>mentions=%{customdata[1]}<extra></extra>", "hovertext": ["Mme Delphine Batho", "Mme Delphine Bagarry", "Mme Annie Chapelier", "M. Matthieu Orphelin", "Mme Émilie Cariou", "Mme Albane Gaillot", "M. Guillaume Chiche", "M. Cédric Villani"], "jitter": 0.25, "legendgroup": "EDS", "line": {"width": 1.5}, "marker": {"color": "#FF6692", "line": {"width": 0}, "opacity": 0.45, "size": 5}, "name": "EDS", "notched": false, "offsetgroup": "EDS", "orientation": "v", "pointpos": 0, "showlegend": true, "type": "box", "x": ["EDS", "EDS", "EDS", "EDS", "EDS", "EDS", "EDS", "EDS"], "x0": " ", "xaxis": "x", "y": [3.571, 20.59, 0.0, 0.0, 1.676, 0.0, 10.13, 0.0], "y0": " ", "yaxis": "y"}, {"alignmentgroup": "True", "boxmean": false, "boxpoints": "all", "customdata": {"elided": "86x2 int values"}, "hovertemplate": "<b>%{hovertext}</b><br><br>Mentions de « République » pour 100 interventions=%{y:.2f}<br>interventions=%{customdata[0]}<br>mentions=%{customdata[1]}<extra></extra>", "hovertext": ["M. Gilbert Collard", "M. Hervé de Lépinau", "M. Nicolas Meizonnet", "Mme Emmanuelle Ménard", "M. Sébastien Chenu", "M. Ludovic Pajot", "Mme Marine Le Pen", "M. Emmanuel Blairy", "M. Louis Aliot", "Mme Catherine Pujol", "M. Bruno Bilde", "Mme Marie-France Lorho", "M. Jérôme Buisson", "M. Nicolas Dragon", "M. José Beaurain", "M. Jocelyn Dessigny", "M. Jorys Bovet", "M. Jordan Guitton", "Mme Angélique Ranc", "M. Christophe Barthès", "M. Frédéric Falcon", "M. Julien Rancoule", "Mme Gisèle Lelouis", "M. Lionel Tivoli", "Mme Alexandra Masson", "M. Bryan Masson", "Mme Joëlle Mélin", "M. José Gonzalez", "M. Romain Baubry", "M. Emmanuel Taché de la Pagerie", "M. Franck Allisio", "Mme Caroline Colombier", "Mme Katiana Levavasseur", "M. Kévin Mauvieux", "M. Timothée Houssin", "Mme Lisette Pollet", "Mme Christine Loir", "M. Serge Muller", "M. Yoann Gillet", "Mme Pascale Bordes", "M. Pierre Meurin", "Mme Stéphanie Galzy", "M. Aurélien Lopez-Liguori", "Mme Edwige Diaz", "M. Grégoire de Fournas", "M. Alexis Jolly", "M. Roger Chudeau", "Mme Annick Cousin", "Mme Mathilde Paris", "M. Thomas Ménagé", "Mme Hélène Laporte", "Mme Florence Goulet", "M. Christophe Bentz", "Mme Laurence Robert-Dehault", "M. Michaël Taverne", "M. Pierrick Berteloot", "M. Matthieu Marchio", "M. Thibaut François", "M. Philippe Ballard", "M. Alexandre Sabatou", "M. Kévin Pfeffer", "M. Alexandre Loubet", "M. Laurent Jacobelli", "M. Victor Catteau", "Mme Caroline Parmentier", "M. Thierry Frappé", "Mme Christine Engrand", "M. Michel Guiniot", "Mme Sandrine Dogor-Such", "Mme Michèle Martinez", "Mme Sophie Blanc", "M. Antoine Villedieu", "M. Emeric Salmon", "Mme Béatrice Roullaud", "M. Julien Odoul", "M. Jean-Philippe Tanguy", "Mme Yaël Menache", "M. Frédéric Cabrolier", "Mme Marine Hamelet", "Mme Laure Lavalette", "M. Philippe Lottiaux", "Mme Julie Lechanteux", "M. Frank Giletti", "M. Frédéric Boccaletti", "M. Philippe Schreck", "Mme Emmanuelle Ménard"], "jitter": 0.25, "legendgroup": "RN", "line": {"width": 1.5}, "marker": {"color": "#412302", "line": {"width": 0}, "opacity": 0.45, "size": 5}, "name": "RN", "notched": false, "offsetgroup": "RN", "orientation": "v", "pointpos": 0, "showlegend": true, "type": "box", "x": ["RN", "RN", "RN", "RN", "RN", "RN", "RN", "RN", "RN", "RN", "RN", "RN", "RN", "RN", "RN", "RN", "RN", "RN", "RN", "RN", "RN", "RN", "RN", "RN", "RN", "RN", "RN", "RN", "RN", "RN", "RN", "RN", "RN", "RN", "RN", "RN", "RN", "RN", "RN", "RN", "RN", "RN", "RN", "RN", "RN", "RN", "RN", "RN", "RN", "RN", "RN", "RN", "RN", "RN", "RN", "RN", "RN", "RN", "RN", "RN", "RN", "RN", "RN", "RN", "RN", "RN", "RN", "RN", "RN", "RN", "RN", "RN", "RN", "RN", "RN", "RN", "RN", "RN", "RN", "RN", "RN", "RN", "RN", "RN", "RN", "RN"], "x0": " ", "xaxis": "x", "y": [1.724, 1.31, 1.299, 1.786, 3.352, 3.631, 2.588, 1.587, 20.27, 0.0, 14.96, 5.263, 0.8621, 0.0, 0.0, 0.267, 0.0, 4.516, 3.226, 0.0, 3.371, 0.0, 0.0, 1.887, 0.0, 20.34, 0.0, 1.449, 6.383, 0.0, 8.571, 0.8403, 2.941, 1.734, 1.282, 3.448, 0.0, 0.0, 5.587, 1.923, 1.598, 2.632, 5.357, 2.395, 0.0, 6.897, 32.0, 2.326, 2.222, 0.1972, 4.598, 11.11, 0.4762, 3.509, 4.464, 0.4831, 10.61, 0.0, 0.9804, 2.586, 0.0, 6.993, 1.153, 0.9259, 1.86, 0.0, 0.0, 11.11, 0.0, 0.0, 6.897, 3.226, 0.6098, 0.0, 12.92, 5.381, 1.042, 0.0, 2.439, 2.168, 1.587, 3.077, 0.0, 0.5848, 1.087, 1.656], "y0": " ", "yaxis": "y"}], "layout": {"boxmode": "overlay", "font": {"color": "#222222", "family": "Arial", "size": 13}, "height": 600, "legend": {"title": {"text": ""}, "tracegroupgap": 0}, "margin": {"b": 70, "l": 80, "r": 30, "t": 80}, "showlegend": false, "title": {"font": {"color": "#222222", "size": 18}, "text": "Variabilité individuelle de la fréquence de mention", "x": 0, "xanchor": "left"}, "width": 1000, "xaxis": {"anchor": "y", "categoryarray": ["LAREM", null, "SOC-A", "LR", "NI", "DEM", "LIOT", "GOUV", "UDI", "LFI", "GDR", "AGIR-E", "HOR", "ECO", "EDS", "RN"], "categoryorder": "array", "domain": [0, 1], "linecolor": "#333333", "linewidth": 1, "mirror": false, "showgrid": false, "showline": true, "ticklen": 5, "ticks": "outside", "tickwidth": 1, "title": {"text": ""}, "zeroline": false}, "yaxis": {"anchor": "x", "domain": [0, 1], "gridcolor": "#E5E5E5", "gridwidth": 1, "linecolor": "#333333", "linewidth": 1, "showgrid": true, "showline": true, "ticklen": 5, "ticks": "outside", "tickwidth": 1, "title": {"text": "Mentions de « République » pour 100 interventions"}, "zeroline": false}}}
